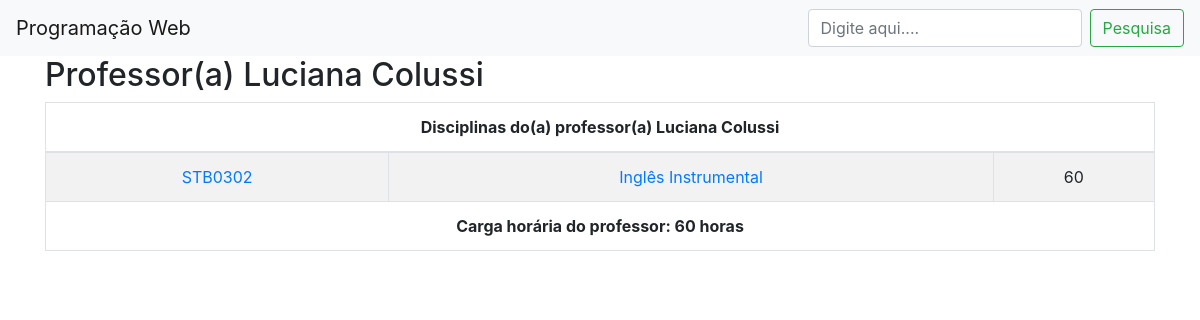
Screenshot of /professor.php?prof=Luciana Colussi&method=db with the database file from the repository.
### tables this page shows
CREATE TABLE `disciplina` (
  `id` int(11) NOT NULL,
  `codigo` varchar(45) DEFAULT NULL,
  `nome` varchar(45) DEFAULT NULL,
  `cargahoraria` int(11) DEFAULT NULL,
  `semestre` int(11) NOT NULL,
  `curso_id` int(11) NOT NULL
);

### FunctionsDb.php (called while the page is built, shortened)
<?php
function MateProf($nome){
	$db= new Database();
	$conexao = $db->getConexao();
	$sql = "SELECT d.id, d.codigo, d.curso_id, d.nome, d.cargahoraria, d.semestre " .
	"FROM disciplina AS d " .
	"LEFT JOIN disciplina_professor AS dp ON (d.id = dp.id_disciplina) " .
	"LEFT JOIN professor AS p ON (dp.id_professor = p.id) " .
	"WHERE p.nome = :nome";
	$stmt = $conexao->prepare($sql);
	$stmt->bindParam(':nome',$nome);
	$stmt->execute();
	return $stmt->fetchAll(PDO::FETCH_ASSOC);
}

### professor.php (the view, shortened to what this page needs)
<?php
include 'cabecalho.php';
include 'FunctionsDb.php';
require_once('lista.php');
$prof = $_GET['prof'];
$method = $_GET['method'];
if ($method == 'list')
	$registros = Professor($matriz,$prof);
else {
	$registros = MateProf($prof);
}
?>
<main class="container">
	<?php
		echo "<h2>Professor(a) " . $prof . "</h2>";
		$chTotal = 0;
		echo "<div class='d-flex justify-content-between'>";
		echo "<table class='table table-bordered table-striped table-hover table-reponsive text-center'>";
		echo "<thead>";
		echo "<tr><th colspan='4'>Disciplinas do(a) professor(a) " . $prof . "</th></tr>";
		echo "</thead>";
		echo "<tbody>";
		foreach ($registros as $disciplina) {
			echo "<tr>";
			echo "<td><a href='disciplina.php?cod={$disciplina['id']}&method=db'>{$disciplina['codigo']}</a></td>";
			echo "<td><a href='disciplina.php?cod={$disciplina['id']}&method=db'>{$disciplina['nome']}</a></td>";
			echo "<td>{$disciplina['cargahoraria']}</td>";
			echo "</tr>";
			$chTotal += $disciplina['cargahoraria'];
		}
		echo "</tbody>";
		echo "<tfoot>";
		echo "<th colspan='4'>Carga horária do professor: " . $chTotal . " horas</th>";
		echo "</tfoot>";
		echo "</table></div>";
	?>
</main>

### rows the page displays
disciplina: codigo "STB0302", nome "Inglês Instrumental", cargahoraria "60"

### other values shown
$prof "Luciana Colussi"
$chTotal "60"
